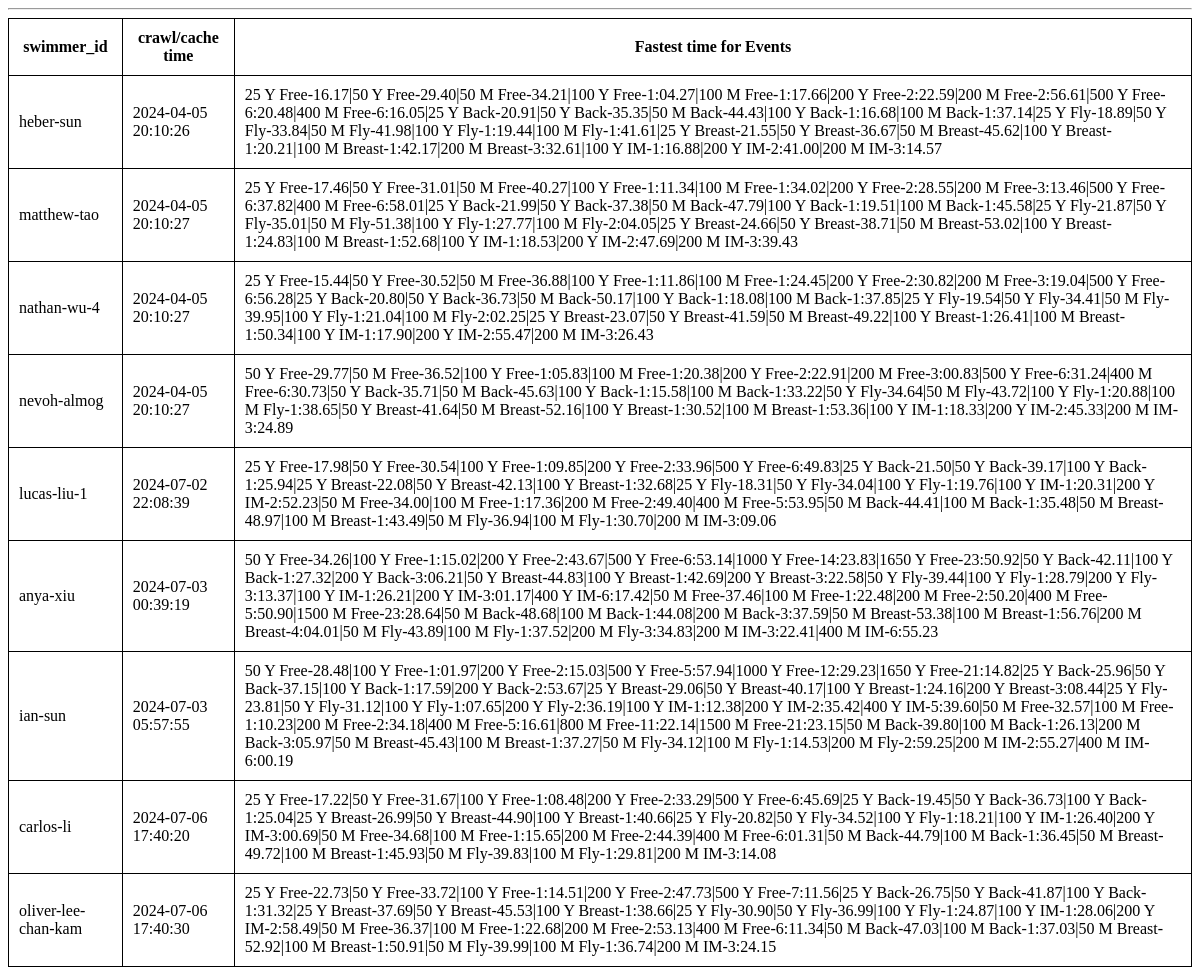
/testdb/, run on an earlier commit of the app's database.
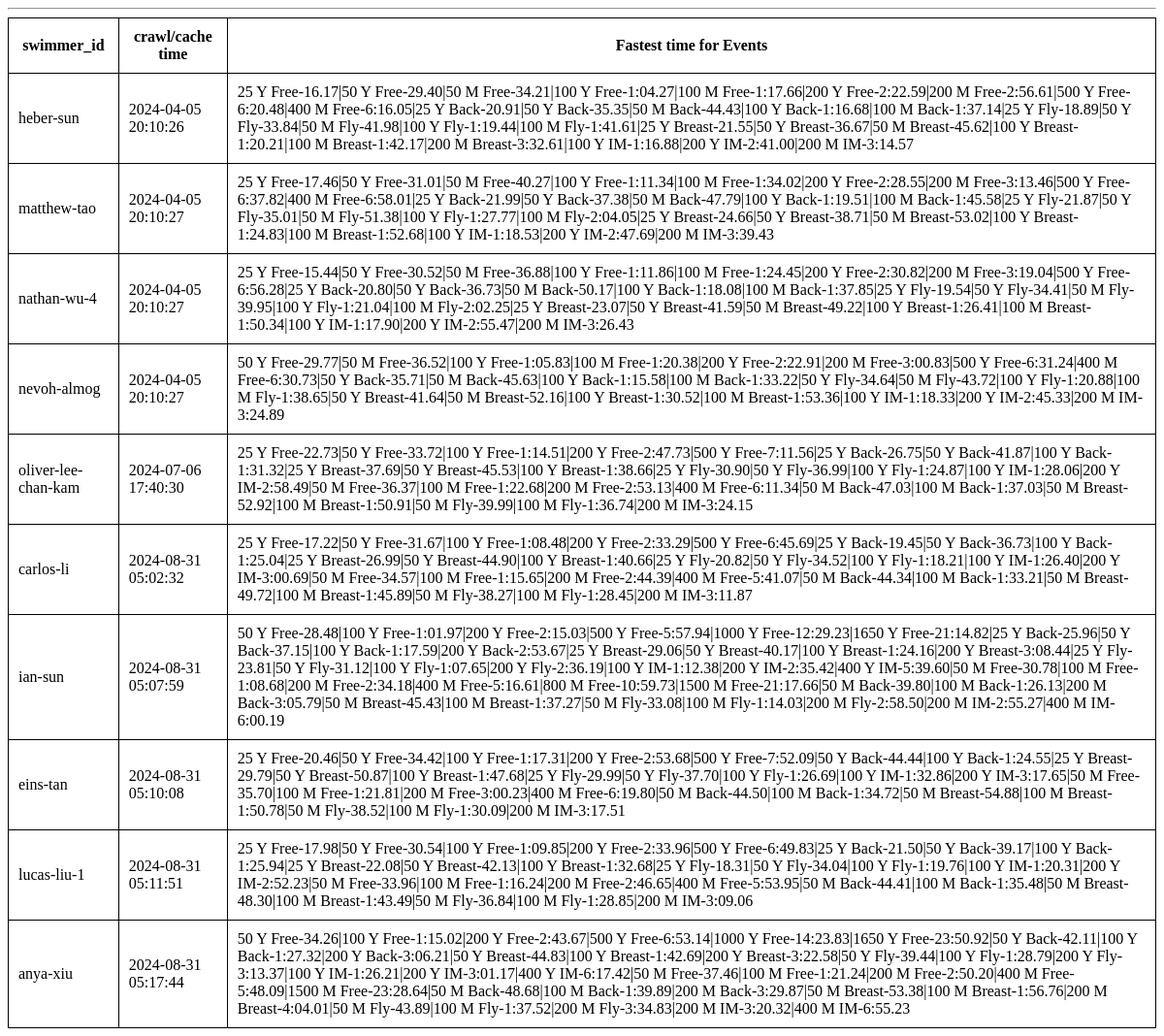
And on a later commit of the database.
### tables this page shows
CREATE TABLE swimmers (
    id TEXT PRIMARY KEY,
    fastest_time TEXT NOT NULL,
    crawl_date TIMESTAMP NOT NULL DEFAULT CURRENT_TIMESTAMP
);

### app.py (the view)
@app.route('/cache/')
@app.route('/cachedb/')
@app.route('/dbcache/')
@app.route('/db/')
@app.route('/testdb/')
def testdb():
  conn = sqlite3.connect('swimmers.db')
  conn.row_factory = sqlite3.Row
  swimmers = conn.execute('SELECT * FROM swimmers').fetchall()
  conn.close()
  return render_template('testdb.html', swimmers=swimmers)

### app.py (called while the page is built)
@app.context_processor
def utility_processor_compare_time():
    def compare_time(time1: str, time2: str) -> bool:
      if time1 == '' or time2 == '': return False
      try:
        timeint1 = int(time1.replace(':','').replace('.',''))
        timeint2 = int(time2.replace(':','').replace('.',''))
      except ValueError:
        return False
      return timeint1 < timeint2
    return dict(compare_time=compare_time)

@app.context_processor
def utility_processor_national_time_tool_tip():
    def national_time_tool_tip(timemap:dict, event:str) -> str:
      res = ''
      for standard, map in timemap.items():
        for event_name, time in map.items():
          if event_name == event and time:
            standard = standard.rjust(4, '\u00A0')
            res += f'{standard}:\u00A0{time}\u000A'
      return res.strip()
    return dict(national_time_tool_tip=national_time_tool_tip)

### templates/testdb.html (shortened to what this page needs)
<!DOCTYPE html>
<html lang="en">
<head>
</head>
<body>
    <hr>
    <div class="content">
      {% block content %}
      <table>
      <tr><th>swimmer_id</th><th>crawl/cache time</th><th>Fastest time for Events</th></tr>
      {% for swimmer in swimmers %}
        <tr>
          <td>{{ swimmer['id'] }} </td> <td>{{ swimmer['crawl_date'] }} </td> <td>{{ swimmer['fastest_time'] }} </td>
        </tr>
      {% endfor %}
      </table>
      {% endblock %}
    </div>
</body>
</html>

### templates/testdb.html (style rules this page uses)
table, th, td { border: 1px solid black; border-collapse: collapse; padding: 10px; }

What changed in the data, as far as the page shows it:
shown differently, row unchanged: swimmers "oliver-lee-chan-kam": moves up the list
changed swimmers "carlos-li": crawl_date "2024-07-06 17:40:20" → "2024-08-31 05:02:32"; fastest_time "…IM-1:26.40|200 Y IM-3:00.69|50 M Free-34.68|100 M Free-1:15.65|200 M Free-2:44.39|400 M Free-6:01.31|50 M Back-44.79|100 M Back-1:36.45|50 M Breast-49.72|100 M Breast-1:45.93|50 M Fly-39.83|100 M Fly-1:29.81|200 M IM-3:14.08" → "…IM-1:26.40|200 Y IM-3:00.69|50 M Free-34.57|100 M Free-1:15.65|200 M Free-2:44.39|400 M Free-5:41.07|50 M Back-44.34|100 M Back-1:33.21|50 M Breast-49.72|100 M Breast-1:45.89|50 M Fly-38.27|100 M Fly-1:28.45|200 M IM-3:11.87"; moves up the list
changed swimmers "ian-sun": crawl_date "2024-07-03 05:57:55" → "2024-08-31 05:07:59"; fastest_time "…IM-2:35.42|400 Y IM-5:39.60|50 M Free-32.57|100 M Free-1:10.23|200 M Free-2:34.18|400 M Free-5:16.61|800 M Free-11:22.14|1500 M Free-21:23.15|50 M Back-39.80|100 M Back-1:26.13|200 M Back-3:05.97|50 M Breast-45.43|100 M Breast-1:37.27|50 M Fly-34.12|100 M Fly-1:14.53|200 M Fly-2:59.25|200 M IM-2:55.27|400 M IM-6:00.19" → "…IM-2:35.42|400 Y IM-5:39.60|50 M Free-30.78|100 M Free-1:08.68|200 M Free-2:34.18|400 M Free-5:16.61|800 M Free-10:59.73|1500 M Free-21:17.66|50 M Back-39.80|100 M Back-1:26.13|200 M Back-3:05.79|50 M Breast-45.43|100 M Breast-1:37.27|50 M Fly-33.08|100 M Fly-1:14.03|200 M Fly-2:58.50|200 M IM-2:55.27|400 M IM-6:00.19"; moves down the list
added swimmers: id "eins-tan", crawl_date "2024-08-31 05:10:08", fastest_time "25 Y Free-20.46|50 Y Free-34.42|100 Y Free-1:17.31|200 Y Free-2:53.68|500 Y Free-7:52.09|50 Y Back-44.44|100 Y Back-1:24.55|25 Y Breast-29.79|50 Y Breast-50.87|100 Y Breast-1:47.68|25 Y Fly-29.99|50 Y Fly-37.70|100 Y Fly-1:26.69|100 Y IM-1:32.86|200 Y IM-3:17.65|50 M Free-35.70|100 M Free-1:21.81|200 M Free-3:00.23|400 M Free-6:19.80|50 M Back-44.50|100 M Back-1:34.72|50 M Breast-54.88|100 M Breast-1:50.78|50 M Fly-38.52|100 M Fly-1:30.09|200 M IM-3:17.51"
changed swimmers "lucas-liu-1": crawl_date "2024-07-02 22:08:39" → "2024-08-31 05:11:51"; fastest_time "…IM-1:20.31|200 Y IM-2:52.23|50 M Free-34.00|100 M Free-1:17.36|200 M Free-2:49.40|400 M Free-5:53.95|50 M Back-44.41|100 M Back-1:35.48|50 M Breast-48.97|100 M Breast-1:43.49|50 M Fly-36.94|100 M Fly-1:30.70|200 M IM-3:09.06" → "…IM-1:20.31|200 Y IM-2:52.23|50 M Free-33.96|100 M Free-1:16.24|200 M Free-2:46.65|400 M Free-5:53.95|50 M Back-44.41|100 M Back-1:35.48|50 M Breast-48.30|100 M Breast-1:43.49|50 M Fly-36.84|100 M Fly-1:28.85|200 M IM-3:09.06"
changed swimmers "anya-xiu": crawl_date "2024-07-03 00:39:19" → "2024-08-31 05:17:44"; fastest_time "…IM-6:17.42|50 M Free-37.46|100 M Free-1:22.48|200 M Free-2:50.20|400 M Free-5:50.90|1500 M Free-23:28.64|50 M Back-48.68|100 M Back-1:44.08|200 M Back-3:37.59|50 M Breast-53.38|100 M Breast-1:56.76|200 M Breast-4:04.01|50 M Fly-43.89|100 M Fly-1:37.52|200 M Fly-3:34.83|200 M IM-3:22.41|400 M IM-6:55.23" → "…IM-6:17.42|50 M Free-37.46|100 M Free-1:21.24|200 M Free-2:50.20|400 M Free-5:48.09|1500 M Free-23:28.64|50 M Back-48.68|100 M Back-1:39.89|200 M Back-3:29.87|50 M Breast-53.38|100 M Breast-1:56.76|200 M Breast-4:04.01|50 M Fly-43.89|100 M Fly-1:37.52|200 M Fly-3:34.83|200 M IM-3:20.32|400 M IM-6:55.23"
